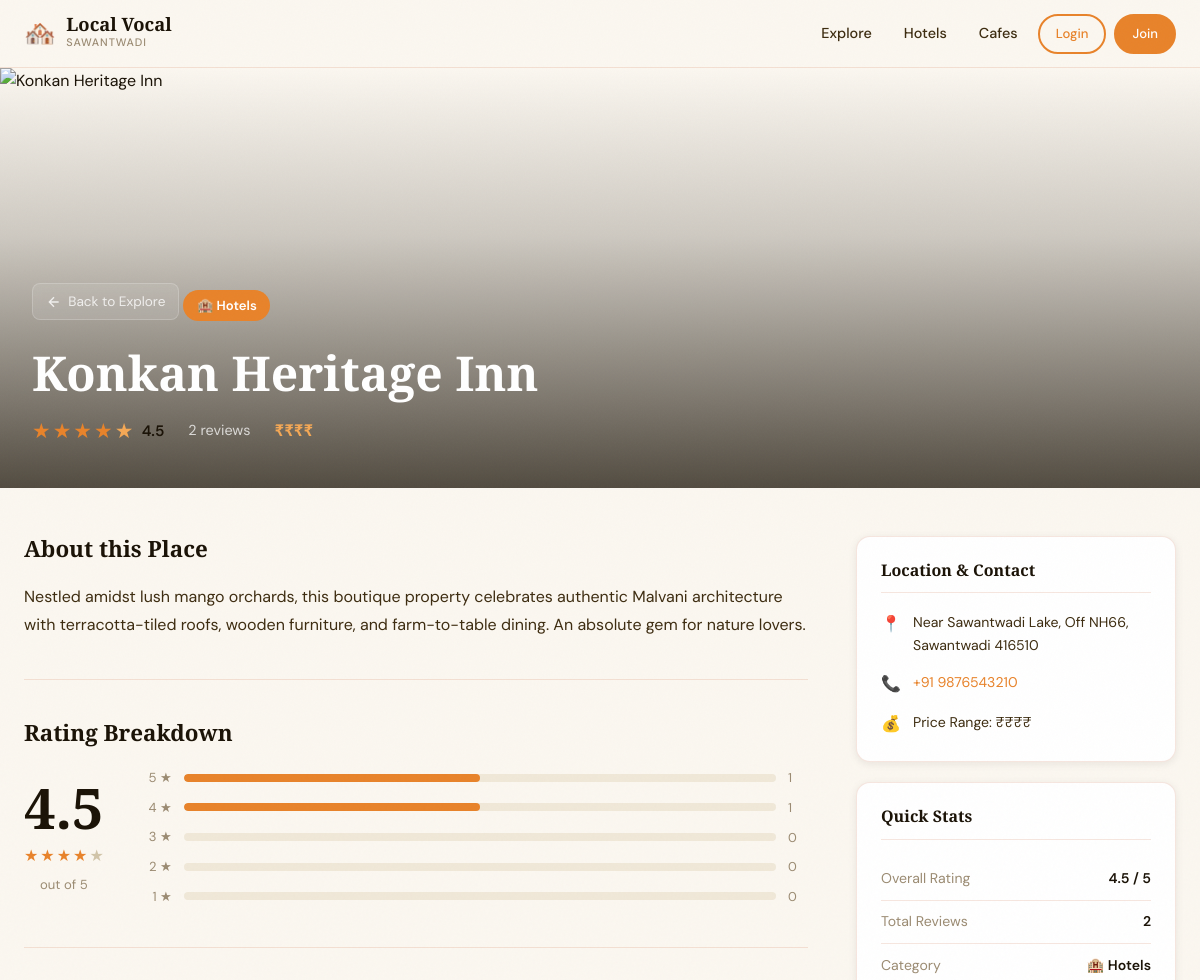
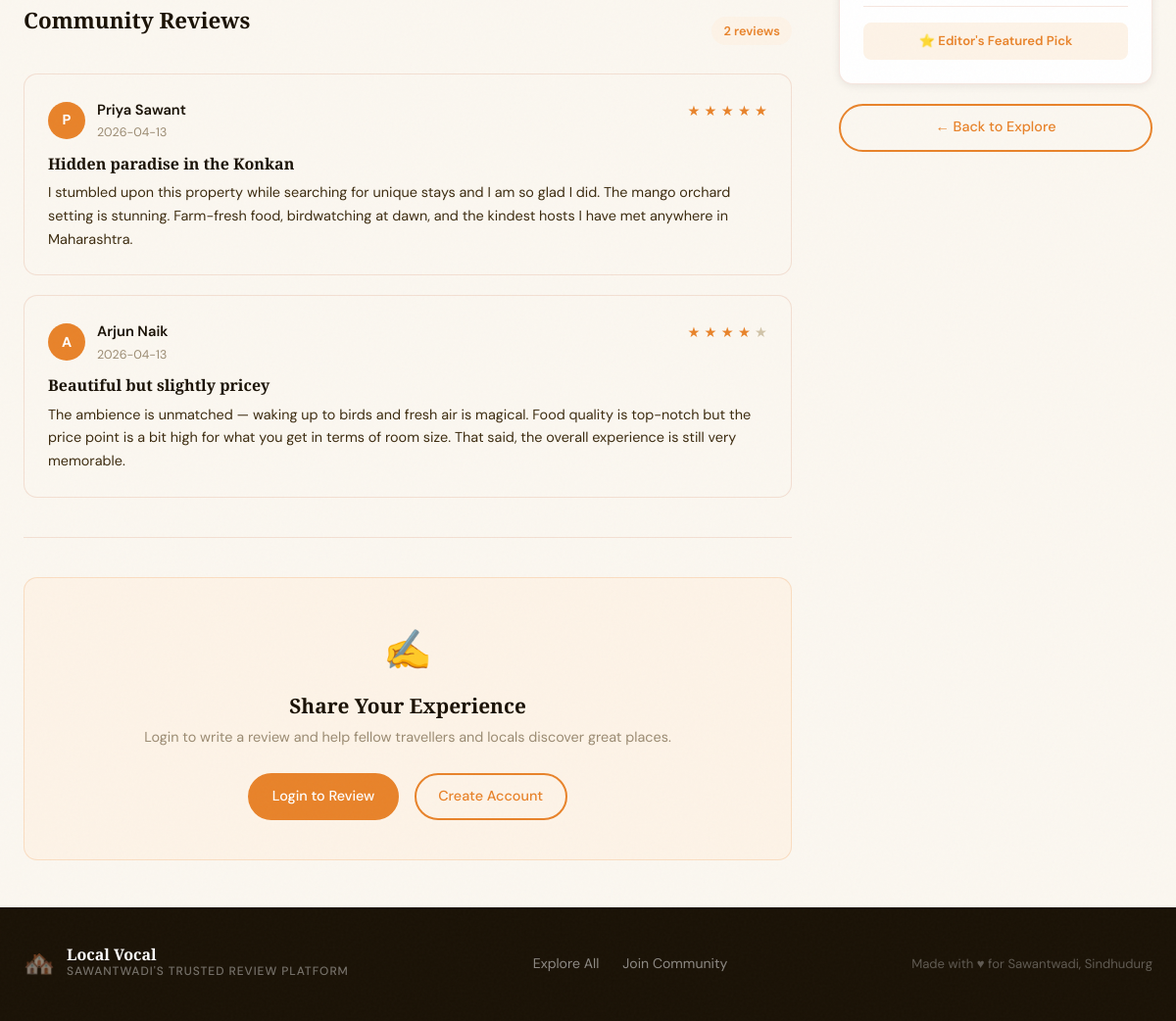
The app's page /place/2 with its own data (2 pictures, top to bottom).
### tables this page shows
CREATE TABLE categories (
    id INTEGER PRIMARY KEY AUTOINCREMENT,
    name TEXT NOT NULL UNIQUE,
    icon TEXT NOT NULL DEFAULT '🏠',
    created_at TIMESTAMP DEFAULT CURRENT_TIMESTAMP
);

CREATE TABLE places (
    id INTEGER PRIMARY KEY AUTOINCREMENT,
    name TEXT NOT NULL,
    description TEXT,
    address TEXT,
    phone TEXT,
    website TEXT,
    price_range TEXT DEFAULT '₹₹',
    category_id INTEGER REFERENCES categories(id),
    image_url TEXT,
    is_active INTEGER DEFAULT 1,
    is_featured INTEGER DEFAULT 0,
    created_at TIMESTAMP DEFAULT CURRENT_TIMESTAMP
);

CREATE TABLE reviews (
    id INTEGER PRIMARY KEY AUTOINCREMENT,
    place_id INTEGER NOT NULL REFERENCES places(id),
    user_id INTEGER NOT NULL REFERENCES users(id),
    rating INTEGER NOT NULL CHECK(rating BETWEEN 1 AND 5),
    title TEXT NOT NULL,
    body TEXT NOT NULL,
    created_at TIMESTAMP DEFAULT CURRENT_TIMESTAMP,
    updated_at TIMESTAMP DEFAULT CURRENT_TIMESTAMP,
    UNIQUE(place_id, user_id)
);

CREATE TABLE users (
    id INTEGER PRIMARY KEY AUTOINCREMENT,
    username TEXT NOT NULL UNIQUE,
    name TEXT NOT NULL,
    email TEXT NOT NULL UNIQUE,
    password_hash TEXT NOT NULL,
    is_admin INTEGER DEFAULT 0,
    created_at TIMESTAMP DEFAULT CURRENT_TIMESTAMP
);

### app.py (the view)
@app.route('/place/<int:place_id>')
def place_detail(place_id):
    db = get_db()
    place = db.execute('''
        SELECT p.*, c.name as category_name, c.icon as category_icon,
               ROUND(AVG(r.rating), 1) as avg_rating, COUNT(r.id) as review_count
        FROM places p
        LEFT JOIN categories c ON p.category_id = c.id
        LEFT JOIN reviews r ON r.place_id = p.id
        WHERE p.id = ? AND p.is_active = 1
        GROUP BY p.id
    ''', [place_id]).fetchone()
    if not place:
        flash('Place not found.', 'danger')
        return redirect(url_for('index'))
    reviews = db.execute('''
        SELECT r.*, u.username, u.name as user_name
        FROM reviews r
        JOIN users u ON r.user_id = u.id
        WHERE r.place_id = ?
        ORDER BY r.created_at DESC
    ''', [place_id]).fetchall()
    rating_dist = {}
    for i in range(1, 6):
        count = db.execute(
            'SELECT COUNT(*) FROM reviews WHERE place_id = ? AND rating = ?',
            [place_id, i]
        ).fetchone()[0]
        rating_dist[i] = count
    user_review = None
    if 'user_id' in session:
        user_review = db.execute(
            'SELECT * FROM reviews WHERE place_id = ? AND user_id = ?',
            [place_id, session['user_id']]
        ).fetchone()
    return render_template('place_detail.html', place=place, reviews=reviews,
                           rating_dist=rating_dist, user_review=user_review)

### database.py (called while the page is built)
def get_db():
    from flask import g
    if 'db' not in g:
        g.db = sqlite3.connect(DATABASE)
        g.db.row_factory = sqlite3.Row
        g.db.execute('PRAGMA foreign_keys = ON')
    return g.db

### templates/place_detail.html (shortened to what this page needs)
{% extends 'base.html' %}
{% block content %}
<div class="detail-page">
    <div class="detail-hero">
        <img src="{{ place.image_url or 'https://images.unsplash.com/photo-1566073771259-6a8506099945?w=800' }}"
             alt="{{ place.name }}" class="detail-hero-img">
        <div class="detail-hero-overlay"></div>
        <div class="detail-hero-content">
            <a href="{{ url_for('index') }}" class="back-btn">
                <svg viewBox="0 0 24 24" fill="none" stroke="currentColor" stroke-width="2" width="16">
                    <path d="M19 12H5M12 19l-7-7 7-7"/>
                </svg>
                Back to Explore
            </a>
            <div class="detail-category-badge">{{ place.category_icon }} {{ place.category_name }}</div>
            <h1 class="detail-hero-title">{{ place.name }}</h1>
            <div class="detail-hero-meta">
                <div class="stars-display stars-lg">
                    {% set rating = place.avg_rating or 0 %}
                    {% for i in range(1, 6) %}
                        <span class="star {% if i <= rating %}filled{% elif i <= rating + 0.5 %}half{% endif %}">★</span>
                    {% endfor %}
                    <span class="rating-text">{{ '%.1f'|format(rating) if rating else 'No ratings yet' }}</span>
                </div>
                <span class="detail-review-count">{{ place.review_count }} review{% if place.review_count != 1 %}s{% endif %}</span>
                <span class="detail-price">{{ place.price_range }}</span>
            </div>
        </div>
    </div>
    <div class="container">
        <div class="detail-layout">
            <div class="detail-main">
                <section class="detail-section">
                    <h2 class="detail-section-title">About this Place</h2>
                    <p class="detail-description">{{ place.description }}</p>
                </section>
                {% if place.review_count > 0 %}
                <section class="detail-section rating-section">
                    <h2 class="detail-section-title">Rating Breakdown</h2>
                    <div class="rating-breakdown">
                        <div class="rating-big">
                            <span class="rating-number">{{ '%.1f'|format(place.avg_rating) }}</span>
                            <div class="stars-display">
                                {% for i in range(1, 6) %}
                                    <span class="star {% if i <= place.avg_rating %}filled{% endif %}">★</span>
                                {% endfor %}
                            </div>
                            <span class="rating-total">out of 5</span>
                        </div>
                        <div class="rating-bars">
                            {% for star in [5,4,3,2,1] %}
                            {% set count = rating_dist.get(star, 0) %}
                            {% set pct = (count / place.review_count * 100)|int if place.review_count > 0 else 0 %}
                            <div class="rating-bar-row">
                                <span class="bar-label">{{ star }} ★</span>
                                <div class="bar-track">
                                    <div class="bar-fill" style="width: {{ pct }}%"></div>
                                </div>
                                <span class="bar-count">{{ count }}</span>
                            </div>
                            {% endfor %}
                        </div>
                    </div>
                </section>
                {% endif %}
                <section class="detail-section">
                    <div class="reviews-header">
                        <h2 class="detail-section-title">Community Reviews</h2>
                        {% if place.review_count > 0 %}
                        <span class="reviews-badge">{{ place.review_count }} review{% if place.review_count != 1 %}s{% endif %}</span>
                        {% endif %}
                    </div>
                    {% if reviews %}
                    <div class="reviews-list">
                        {% for review in reviews %}
                        <div class="review-card {% if session.user_id == review.user_id %}own-review{% endif %}">
                            <div class="review-header">
                                <div class="reviewer-info">
                                    <div class="reviewer-avatar">{{ review.user_name[0]|upper }}</div>
                                    <div>
                                        <div class="reviewer-name">{{ review.user_name }}</div>
                                        <div class="review-date">
                                            {{ review.created_at[:10] }}
                                        </div>
                                    </div>
                                </div>
                                <div class="review-stars">
                                    {% for i in range(1, 6) %}
                                        <span class="star {% if i <= review.rating %}filled{% endif %}">★</span>
                                    {% endfor %}
                                </div>
                            </div>
                            <h4 class="review-title">{{ review.title }}</h4>
                            <p class="review-body">{{ review.body }}</p>
                        </div>
                        {% endfor %}
                    </div>
                    {% else %}
                    <div class="no-reviews">
                        <span class="no-review-icon">💬</span>
                        <p>No reviews yet. Be the first to share your experience!</p>
                    </div>
                    {% endif %}
                </section>
                {% if session.get('user_id') and not user_review %}
                <section class="detail-section review-form-section">
                    <h2 class="detail-section-title">Write a Review</h2>
                    <form method="POST" action="{{ url_for('submit_review') }}" class="review-form">
                        <input type="hidden" name="place_id" value="{{ place.id }}">
                        <div class="form-group">
                            <label class="form-label">Your Rating</label>
                            <div class="star-picker" id="starPicker">
                                {% for i in range(1, 6) %}
                                <input type="radio" name="rating" id="star{{ i }}" value="{{ i }}" required>
                                <label for="star{{ i }}" class="star-pick">★</label>
                                {% endfor %}
                            </div>
                        </div>
                        <div class="form-group">
                            <label for="title" class="form-label">Review Title</label>
                            <input type="text" id="title" name="title" class="form-input"
                                   placeholder="Summarise your experience…" required maxlength="120">
                        </div>
                        <div class="form-group">
                            <label for="body" class="form-label">Your Review</label>
                            <textarea id="body" name="body" class="form-input form-textarea"
                                      placeholder="Share what you loved (or didn't love)…" required rows="5"></textarea>
                        </div>
                        <button type="submit" class="btn btn-primary btn-lg">Publish Review</button>
                    </form>
                </section>
                {% else %}
                <div class="login-to-review">
                    <div class="login-review-icon">✍️</div>
                    <h3>Share Your Experience</h3>
                    <p>Login to write a review and help fellow travellers and locals discover great places.</p>
                    <div class="login-actions">
                        <a href="{{ url_for('login') }}" class="btn btn-primary">Login to Review</a>
                        <a href="{{ url_for('register') }}" class="btn btn-outline">Create Account</a>
                    </div>
                </div>
                {% endif %}
            </div>
            <aside class="detail-sidebar">
                <div class="sidebar-card">
                    <h3 class="sidebar-title">Location & Contact</h3>
                    {% if place.address %}
                    <div class="sidebar-item">
                        <span class="sidebar-icon">📍</span>
                        <span>{{ place.address }}</span>
                    </div>
                    {% endif %}
                    {% if place.phone %}
                    <div class="sidebar-item">
                        <span class="sidebar-icon">📞</span>
                        <a href="tel:{{ place.phone }}">{{ place.phone }}</a>
                    </div>
                    {% endif %}
                    <div class="sidebar-item">
                        <span class="sidebar-icon">💰</span>
                        <span>Price Range: {{ place.price_range }}</span>
                    </div>
                </div>
                <div class="sidebar-card sidebar-stats-card">
                    <h3 class="sidebar-title">Quick Stats</h3>
                    <div class="quick-stat">
                        <span class="qs-label">Overall Rating</span>
                        <span class="qs-val">{{ '%.1f'|format(place.avg_rating) if place.avg_rating else 'N/A' }} / 5</span>
                    </div>
                    <div class="quick-stat">
                        <span class="qs-label">Total Reviews</span>
                        <span class="qs-val">{{ place.review_count }}</span>
                    </div>
                    <div class="quick-stat">
                        <span class="qs-label">Category</span>
                        <span class="qs-val">{{ place.category_icon }} {{ place.category_name }}</span>
                    </div>
                    {% if place.is_featured %}
                    <div class="featured-label">⭐ Editor's Featured Pick</div>
                    {% endif %}
                </div>
                <a href="{{ url_for('index') }}" class="btn btn-outline btn-full">← Back to Explore</a>
            </aside>
        </div>
    </div>
</div>
{% endblock %}

### records on screen
categories: category_name "Hotels"
places: name "Konkan Heritage Inn", price_range "₹₹₹₹", description "Nestled amidst lush mango orchards, this boutique property celebrates authentic Malvani architecture with terracotta-tiled roofs, wooden furniture, and farm-to-table dining. An absolute gem for nature lovers.", address "Near Sawantwadi Lake, Off NH66, Sawantwadi 416510", phone "+91 9876543210"
reviews: name "P", user_name "Priya Sawant", created_at "2026-04-13", title "Hidden paradise in the Konkan", body "I stumbled upon this property while searching for unique stays and I am so glad I did. The mango orchard setting is stunning. Farm-fresh food, birdwatching at dawn, and the kindest hosts I have met anywhere in Maharashtra."
reviews: name "A", user_name "Arjun Naik", created_at "2026-04-13", title "Beautiful but slightly pricey", body "The ambience is unmatched — waking up to birds and fresh air is magical. Food quality is top-notch but the price point is a bit high for what you get in terms of room size. That said, the overall experience is still very memorable."

### other values on screen
{{ place.category_icon }} "🏨"
{{ '%.1f'|format(rating) if rating else 'No ratings yet' }} "4.5"
{{ place.review_count }} "2"
{{ '%.1f'|format(place.avg_rating) }} "4.5"
{{ star }} "5" "4" "3" "2" "1"
{{ count }} "1" "1" "0" "0" "0"
{{ '%.1f'|format(place.avg_rating) if place.avg_rating else 'N/A' }} "4.5"
